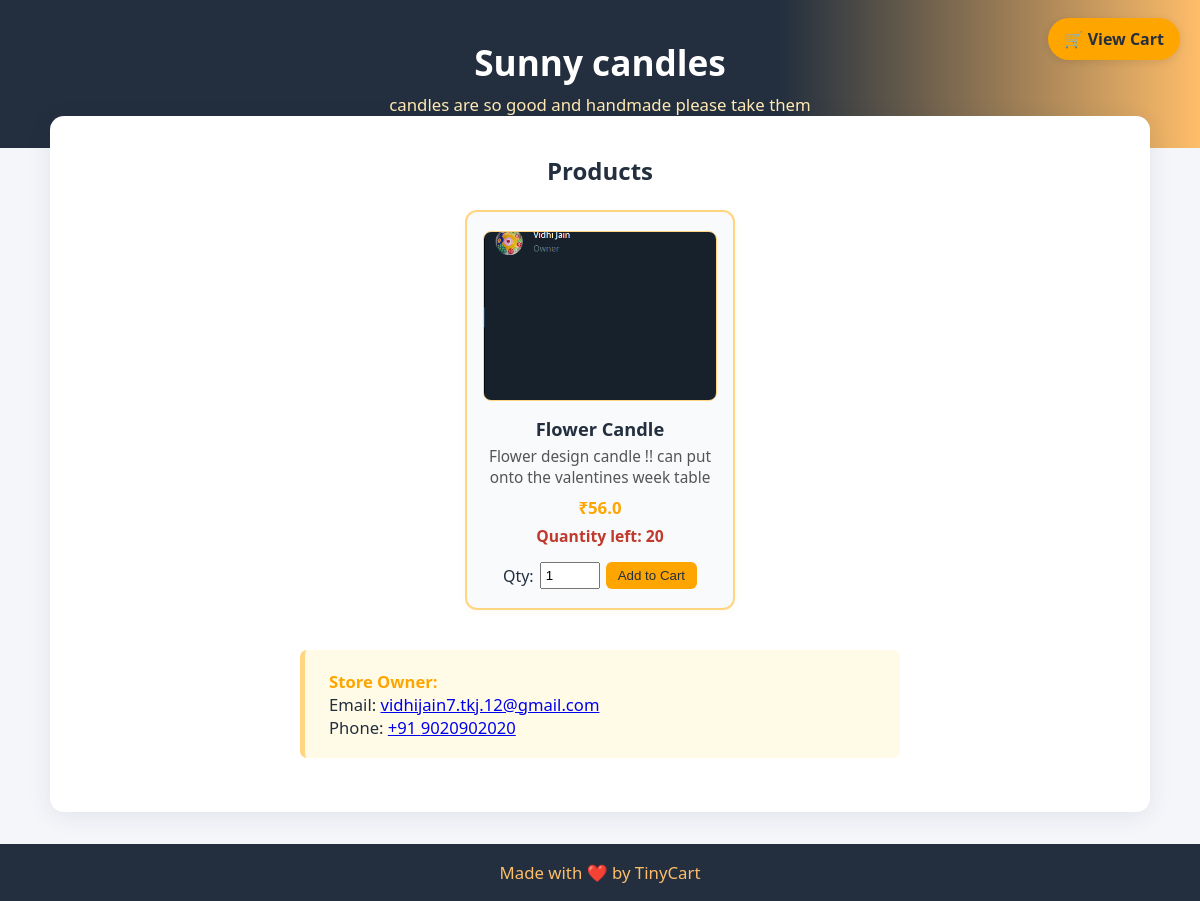
The app's page /store/7afa400d with its own data.
### tables this page shows
CREATE TABLE stores(
            store_id TEXT,  store_name  TEXT, store_desc TEXT,
            email    TEXT,  owner_phone TEXT, owner_pin TEXT,
            qr_file  TEXT,
            p_name   TEXT,  p_d         TEXT,
            p_p REAL, p_q INTEGER, p_i TEXT,
            approved INTEGER DEFAULT 0,                          -- admin flag
            created_at TIMESTAMP DEFAULT CURRENT_TIMESTAMP       -- NEW column
        );

### main.py (the view)
@app.route("/store/<store_id>", endpoint="view_store")
def view_store(store_id: str):
    cur = db().cursor()
    rows = cur.execute(
        "SELECT * FROM stores WHERE store_id=? AND approved=1",
        (store_id,)
    ).fetchall()
    if not rows:
        return "Store not found or not yet approved.", 404
    store_name, store_desc = rows[0][1], rows[0][2]
    owner_email, owner_phone = rows[0][3], rows[0][4]
    return render_template(
        "store.html",
        store_name        = store_name,
        store_description = store_desc,
        owner_email       = owner_email,
        owner_phone       = owner_phone,
        products          = rows,        # the full product list
        store_id          = store_id
    )

### main.py (called while the page is built)
def db():
    return sqlite3.connect(DB_PATH, detect_types=sqlite3.PARSE_DECLTYPES)

### templates/store.html (shortened to what this page needs)
<!DOCTYPE html>
<html lang="en">
<head>
</head>
<body>
<a href="{{ url_for('view_cart', store_id=store_id) }}" class="cart-btn">🛒 View Cart</a>
<div class="store-header">
  <h1>{{ store_name }}</h1>
  <p>{{ store_description }}</p>
</div>
<div class="container">
  <h2 style="text-align:center;margin-bottom:1.4rem">Products</h2>
  <div class="products-grid">
    {% for p in products %}
    <div class="product-card">
      {% if p[11] %}
        <img src="{{ url_for('static', filename='images/' ~ p[11]) }}" class="product-img" alt="Product">
      {% else %}
        <div class="product-img">No Image</div>
      {% endif %}
      <h3>{{ p[7] }}</h3>
      <div class="product-desc">{{ p[8] }}</div>
      <div class="product-price">₹{{ p[9] }}</div>
      {% if p[10] > 0 %}
        <div class="product-qty">Quantity left: {{ p[10] }}</div>
        <form action="{{ url_for('add_to_cart') }}" method="POST" class="buy-form">
          <label>Qty:</label>
          <input type="number" name="qty" value="1" min="1" max="{{ p[10] }}" required>
          <button type="submit">Add to Cart</button>
        </form>
      {% else %}
        <div class="product-qty" style="color:#e04c4c">Sold Out</div>
      {% endif %}
    </div>
    {% endfor %}
  </div>
  <div class="owner-contact">
    <strong>Store Owner:</strong><br>
    Email: <a href="mailto:{{ owner_email }}">{{ owner_email }}</a><br>
    Phone: <a href="tel:+91{{ owner_phone }}">+91 {{ owner_phone }}</a>
  </div>
</div>
<div class="tinycart-footer">Made with ❤️ by TinyCart</div>
</body>
</html>

### templates/store.html (style rules this page uses)
* { box-sizing: border-box; margin: 0; padding: 0; }
body { font-family: 'Segoe UI', Arial, sans-serif; background: #f5f6fa; color: #232f3e; min-height: 100vh; }
.store-header { background: linear-gradient(90deg, #232f3e 65%, #febd69 100%); color: #fff; padding: 2.4rem 1rem 2rem; text-align: center; }
.store-header h1 { font-size: 2.2rem; font-weight: 700; margin-bottom: .4rem; }
.store-header p { font-size: 1.05rem; color: #ffe8b3; }
.cart-btn { position: fixed; top: 18px; right: 20px; background: #ffa500; color: #232f3e; padding: 10px 16px; border-radius: 30px; text-decoration: none; font-weight: 600; box-shadow: 0 2px 8px rgba(0,0,0,.1); transition: .2s; }
.container { max-width: 1100px; margin: -2rem auto 2rem; background: #fff; border-radius: 14px; box-shadow: 0 4px 24px rgba(35,47,62,.09); padding: 2.4rem 2rem; }
.products-grid { display: flex; flex-wrap: wrap; gap: 32px; justify-content: center; margin-bottom: 2.5rem; }
.product-card { background: #f8fafc; border: 2px solid #ffd580; border-radius: 12px; box-shadow: 0 2px 9px rgba(255,186,58,.07); width: 270px; padding: 1.2rem 1rem; display: flex; flex-direction: column; align-items: center; transition: .25s; }
.product-img { width: 100%; height: 170px; object-fit: cover; border-radius: 8px; margin-bottom: 1rem; background: #fffbe7; border: 1px solid #ffd580; display: flex; align-items: center; justify-content: center; font-size: .95rem; color: #888; }
.product-card h3 { font-size: 1.14rem; margin-bottom: .35rem; text-align: center; }
.product-desc { color: #555; font-size: .96rem; margin-bottom: .5rem; text-align: center; }
.product-price { color: #ffa500; font-weight: 700; font-size: 1.05rem; margin-bottom: .35rem; }
.product-qty { color: #c0392b; font-size: .98rem; font-weight: 600; margin-bottom: .35rem; }
.buy-form { margin-top: .6rem; display: flex; gap: 6px; align-items: center; }
.buy-form input[type=number] { width: 60px; padding: 4px; }
.buy-form button { padding: 6px 12px; background: #ffa500; color: #232f3e; border: none; border-radius: 6px; cursor: pointer; transition: .2s; }
.owner-contact { background: #fffbe7; border-left: 5px solid #ffd580; border-radius: 7px; padding: 1.2rem 1.5rem; margin: 2rem auto 1rem; font-size: 1.04rem; max-width: 600px; }
.owner-contact strong { color: #ffa500; }
.tinycart-footer { text-align: center; padding: 1.05rem 0; background: #232f3e; color: #febd69; font-size: 1.05rem; margin-top: 2rem; }

### records on screen
stores: store_name "Sunny candles", store_desc "candles are so good and handmade please take them", p_i (picture), p_name "Flower Candle", p_d "Flower design candle !! can put onto the valentines week table", p_p "56.0", p_q "20", email "vidhijain7.tkj.12@gmail.com", owner_phone "9020902020"
